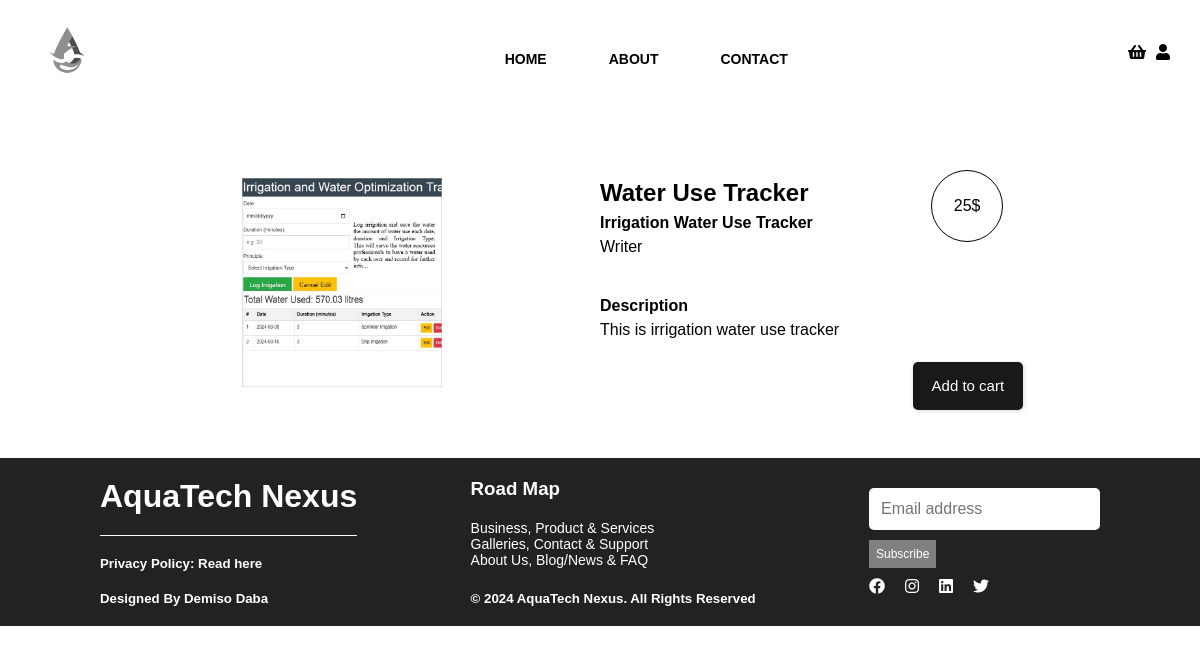
The page /book/2 on the database its author committed.
### flaskapp/models.py (models this page shows, shortened)
class Book(db.Model):
    id = db.Column(db.Integer, primary_key=True)
    title = db.Column(db.String(20), unique=True, nullable=False)
    subtitle = db.Column(db.String(60), nullable=False)
    description = db.Column(db.String(128), nullable=False)
    genre = db.Column(db.String(60), nullable=False)
    cover = db.Column(db.String(128), nullable=False)
    manuscript = db.Column(db.String(128), nullable=False)
    price= db.Column(db.Integer)
    author_id = db.Column(db.Integer, db.ForeignKey('user.id'), nullable=False)

class User(db.Model, UserMixin):
    id = db.Column(db.Integer, primary_key=True)
    username = db.Column(db.String(20), unique=True, nullable=False)
    email = db.Column(db.String(50), unique=True, nullable=False)
    phone = db.Column(db.String(20))
    address = db.Column(db.String(128))
    password = db.Column(db.String(60), nullable=False)
    usertype = db.Column(db.String(10), nullable=False)
    books = db.relationship('Book', backref='author', lazy=True)

### flaskapp/routes.py (the view)
@app.route('/book/<int:book_id>', methods=['GET', 'POST'])
def getBook(book_id):
    book = Book.query.get(book_id)
    author = User.query.get(book.author_id)
    book = {
        'id': book.id,
        'title': book.title,
        'subtitle': book.subtitle,
        'description': book.description,
        'price': book.price,
        'cover': book.cover,
        'author': author.username
    }
    app.logger.info(book)
    return render_template('book_page.html', book=book, author=author)

### flaskapp/templates/book_page.html (shortened to what this page needs)
<!DOCTYPE html>
<html lang="en">
<head>
    <link rel="stylesheet" href="{{ url_for('static', filename='styles/header.css') }}">
    <link rel="stylesheet" href="{{ url_for('static', filename='styles/footer.css') }}">
    <link rel="stylesheet" href="{{ url_for('static', filename='styles/style.css') }}">
    <link rel="stylesheet" href="{{ url_for('static', filename='styles/navbar.css') }}">
    <link rel="stylesheet" href="{{ url_for('static', filename='styles/book.css') }}">
    <link rel="stylesheet" href="https://cdnjs.cloudflare.com/ajax/libs/font-awesome/5.15.4/css/all.min.css">
</head>
<body>
<div class="navbar">
    <a class="navbar-item-icon">
        <img src="{{ url_for('static', filename='images/balcklogo.png') }}" alt="logo" width="80">
    </a>
    <data class="navbar-item menu">
        <ul>
            <li><a href="{{ url_for('home') }}">HOME</a></li>
            <li><a href="#about">ABOUT</a></li>
            <li><a href="#contact">CONTACT</a></li>
        </ul>
    </data>
    {% if current_user.is_authenticated %}
        <a class="navbar-item basket" href="{{ url_for('goToCart') }}"><i class="fas fa-shopping-basket" style="color: black;"></i></a>
        <a class="navbar-item" href="{{ url_for('dashboard') }}"><i class="fas fa-user" style="color: black;"></i></a>
        <p class="username1" style="color: black;">{{ current_user.username }}</p>
        <a class="navbar-item" href="{{ url_for('logout') }}"><i class="fas fa-sign-out-alt" style="color: red;"></i></a>
    {% else %}
        <a class="navbar-item basket"><i class="fas fa-shopping-basket" style="color: black;"></i></a>
        <a class="navbar-item" href="{{ url_for('login') }}"><i class="fas fa-user" style="color: black;"></i></a>
    {% endif %}
</div>
<div class="book-container">
    <div class="img-conatiner">
        <img src="{{ url_for('get_image', filename=book.cover) }}">
    </div>
    <div class="info-container">
        <div class="price-bubble">
            <p>{{book.price}}$</p>
        </div>
        <h2>{{book.title}}</h2>
        <h4>{{book.subtitle}}</h4>
        <p>{{book.author}}</p>
        <div class="space"></div>
        <h4>Description</h4>
        <p>{{book.description}}</p>
        {% if current_user.is_authenticated %}
            <button class="cart-button" onclick="addToCart('{{book.id}}',  '{{book.title}}')">Add to cart</button>
        {% else %}
            <a class="cart-button" href="{{ url_for('login') }}">Add to cart</a>
        {% endif %}
    </div>
</div>
<footer>
    <div class="footer_flex">
        <div class="footer_flex_section1">
            <h1>AquaTech Nexus</h1>
            <div class="line"></div>
            <h5>Privacy Policy: Read here</h5>
            <h5>Designed By Demiso Daba</h5>
        </div>
        <div class="footer_flex_section2">
            <h3>Road Map</h3>
            <ul>
                <li>Business, Product & Services</li>
                <li>Galleries, Contact & Support</li>
                <li>About Us, Blog/News & FAQ</li>
            </ul>
            <div class="copyrights">
                <h5>© 2024 AquaTech Nexus. All Rights Reserved</h5>
            </div>
        </div>
        <div class="footer_flex_section3">
            <input type="text" id="username" name="username" placeholder="Email address"/>
            <button class="subscribe" onclick="subscribe()">Subscribe</button>
            <div class="social">
                <a href="https://www.facebook.com"><span class="fab fa-facebook"></span></a>
				<a href="https://www.instagram.com"><span class="fab fa-instagram"></span></a>
				<a href="https://www.linkedin.com"><span class="fab fa-linkedin"></span></a>
				<a href="https://twitter.com/DemoNkmt1"><span class="fab fa-twitter"></span></a>
            </div>
        </div>
    </div>
</footer>
</body>
</html>

### flaskapp/static/styles/header.css (style rules this page uses)
ul { float: left; display: flex; justify-content: center; align-items: center; }
ul li { list-style: none; margin-left: 62px; margin-top: 12px; font-size: 14px; }
ul li a { text-decoration: none; color: white; font-family: Arial; font-weight: bold; transition: 0.4s ease-in-out; }

### flaskapp/static/styles/footer.css (style rules this page uses)
footer { margin: 0; background-color: rgb(34, 34, 34); width: 100%; height: fit-content; color: white; }
.footer_flex { display: flex; justify-content: space-between; flex-direction: row; padding:20px 100px 20px 100px; }
.footer_flex_section1 { display: flex; gap: 20px; align-items: center; flex-direction: column; }
.line { border-bottom: 1px solid white; width: 100%; }
.footer_flex_section1 h5 { flex: 1; margin-right: auto; }
.footer_flex_section2 { display: flex; align-items: start; flex-direction: column; gap: 20px; }
.footer_flex_section3 { display: flex; gap: 10px; align-items: start; flex-direction: column; justify-content: center; }
h1, h2, h3, h4, h5 { padding: 0; margin: 0; }
.footer_flex_section2 ul { padding: 0; margin: 0; display: flex; flex-direction: column; }
.footer_flex_section2 li { margin: 0; padding: 0; flex: 1; margin-right: auto; }
.subscribe { width: fit-content; height: fit-content; color:white ; background-color: grey; cursor: pointer; border: none; padding: 7px; font-size: 12px; }
.footer_flex_section3 .social { gap: 20px; display: flex; flex-direction: row; }
.copyrights { display: flex; flex-direction: row; gap: 3px; align-items: center; margin-top: auto; }

### flaskapp/static/styles/style.css (style rules this page uses)
body, p { margin: 0; }
a { color: unset; }
input, select { border: none; padding: 12px; font-size: 16px; border-radius: 5px; color: rgb(55 55 55); }
html { font-family: 'Segoe UI', Tahoma, Geneva, Verdana, sans-serif }

### flaskapp/static/styles/navbar.css (style rules this page uses)
.navbar { display: flex; position: absolute; z-index: 10; align-items: center; width: 100%; animation-duration: 0.5s; }
.navbar .navbar-item-icon { flex: 1; margin: 20px 30px; }
.navbar .navbar-item { margin: 0 30px 0px 0; }
.navbar .menu { color: black; flex: 2 ; font-weight: 400; }
.navbar .basket { margin: 10px; }

### flaskapp/static/styles/book.css (style rules this page uses)
body { font-family: sans-serif }
.navbar { position: relative; color: black; }
.navbar a { color: black; }
.book-container { width: 86%; padding: 4% 7%; display: flex; }
.info-container { width: 41%; flex-direction: column; line-height: 1.5; display: flex; position: relative; padding: 2% 0 0; justify-content: center; }
.info-container .price-bubble { top: 6%; right: 20px; display: flex; position: absolute; width: 70px; height: 70px; border-radius: 50%; border: 1px solid #000000; justify-content: center; align-items: center; }
.space { height: 35px; }
.info-container .cart-button { padding: 13px 19px; border: none; background: #191919; font-size: 15px; cursor: pointer; color: white; border-radius: 5px; box-shadow: 1px 1px 5px #00000024; align-self: end; margin: 20px 0 0; text-decoration: none; }
.img-conatiner { width: 50%; display: flex; flex-direction: column; justify-content: center; align-items: center; gap: 30px; }
.img-conatiner img { max-width: 200px; }

### rows shown on the page
Book: cover (picture), title "Water Use Tracker", subtitle "Irrigation Water Use Tracker", description "This is irrigation water use tracker"
User: author "Writer"

### other values the page prints
{{ book.price }} "25"
